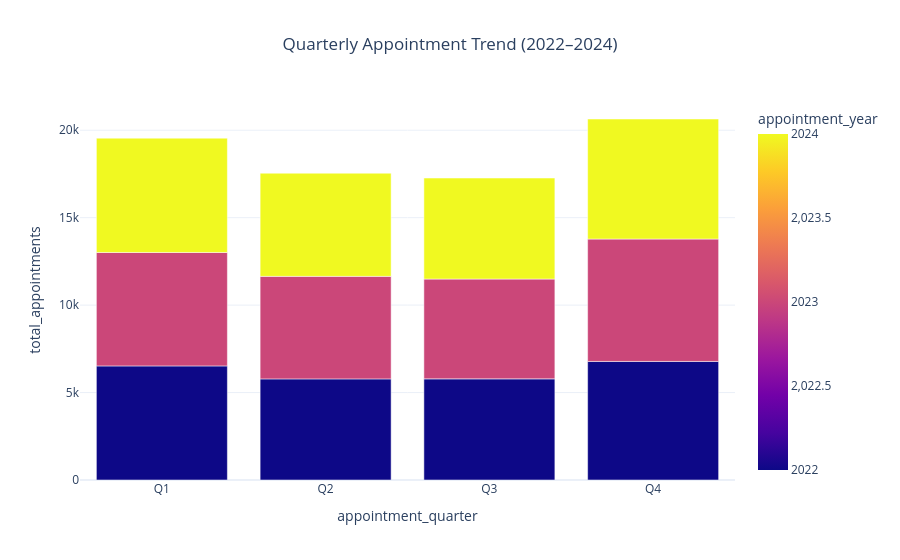

The code cell stored with this chart in its notebook:
### Code cell
### 2. Quarterly Appointment Volume Trend (2022–2024)

## Analyzing how appointment volume changes across quarters from 2022 to 2024.

quarterly_trend = (
    df.groupby(["appointment_year", "appointment_quarter"])
      .size()
      .reset_index(name="total_appointments")
)

fig = px.bar(
    quarterly_trend,
    x="appointment_quarter",
    y="total_appointments",
    color="appointment_year",
    barmode="group",
    title="Quarterly Appointment Trend (2022–2024)"
)

fig.update_layout(template="plotly_white", title_x=0.5)

fig.show()

### Figure 1 — Plotly figure (JSON) as saved in the notebook; plotly's stock layout.template omitted (floating-point values rounded to 4 significant figures)
{"data": [{"alignmentgroup": "True", "hovertemplate": "appointment_quarter=%{x}<br>total_appointments=%{y}<br>appointment_year=%{marker.color}<extra></extra>", "legendgroup": "", "marker": {"color": [2022, 2022, 2022, 2022, 2023, 2023, 2023, 2023, 2024, 2024, 2024, 2024], "coloraxis": "coloraxis", "pattern": {"shape": ""}}, "name": "", "offsetgroup": "", "orientation": "v", "showlegend": false, "textposition": "auto", "type": "bar", "x": ["Q1", "Q2", "Q3", "Q4", "Q1", "Q2", "Q3", "Q4", "Q1", "Q2", "Q3", "Q4"], "xaxis": "x", "y": [6523, 5782, 5783, 6780, 6487, 5862, 5707, 6998, 6538, 5899, 5777, 6864], "yaxis": "y"}], "layout": {"barmode": "group", "coloraxis": {"colorbar": {"title": {"text": "appointment_year"}}, "colorscale": [[0, "#0d0887"], [0.1111, "#46039f"], [0.2222, "#7201a8"], [0.3333, "#9c179e"], [0.4444, "#bd3786"], [0.5556, "#d8576b"], [0.6667, "#ed7953"], [0.7778, "#fb9f3a"], [0.8889, "#fdca26"], [1, "#f0f921"]]}, "legend": {"tracegroupgap": 0}, "title": {"text": "Quarterly Appointment Trend (2022–2024)", "x": 0.5}, "xaxis": {"anchor": "y", "domain": [0, 1], "title": {"text": "appointment_quarter"}}, "yaxis": {"anchor": "x", "domain": [0, 1], "title": {"text": "total_appointments"}}}}
